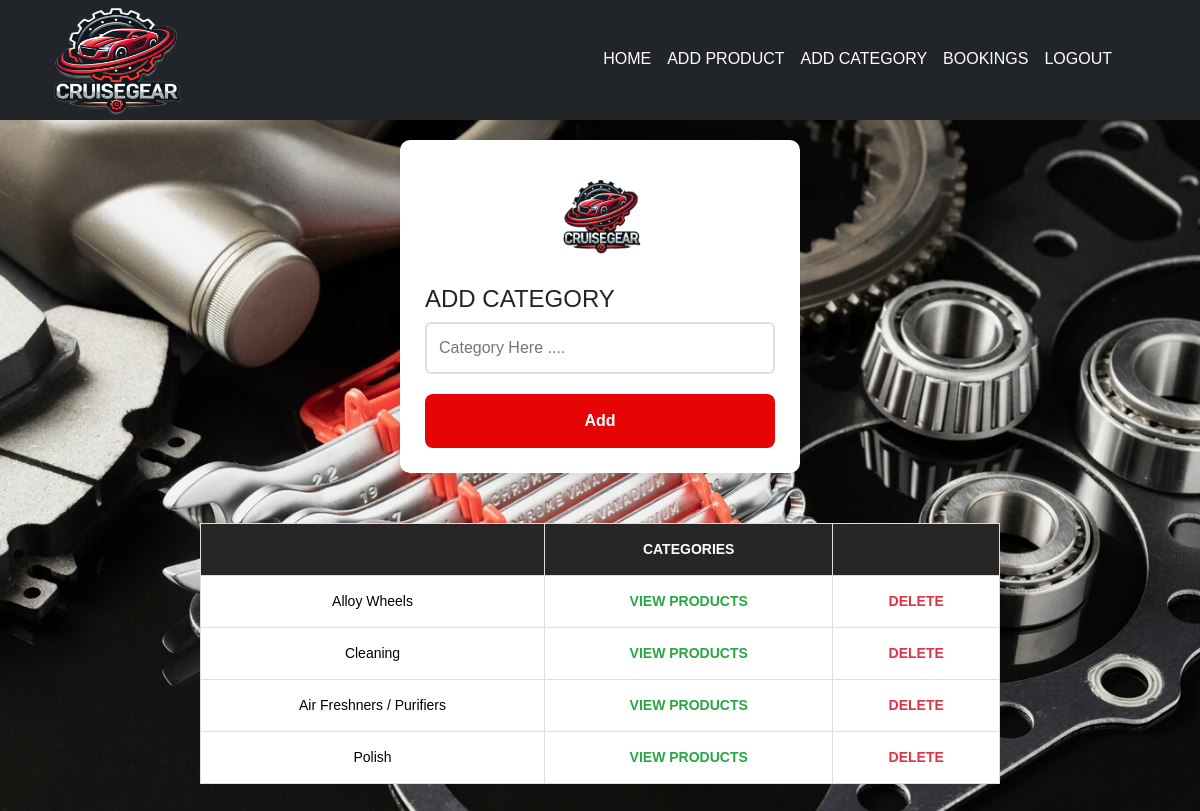
The page /cat on the database its author committed.
### app/models.py (models this page shows)
class category(models.Model):
    categories=models.TextField()

### app/views.py (the view)
# urls.py: path('cat',views.cat),
def cat(req):
    if req.method=="POST":
        categories=req.POST['category']
        data=category.objects.create(categories=categories)
        data.save()
        return redirect(cat)
    else:
        data=category.objects.all()
        return render(req,'shop/category.html',{'data':data})

### templates/shop/category.html (shortened to what this page needs)
<!DOCTYPE html>
<html lang="en">
<head>
    {% load static %}
    <link href="https://cdn.jsdelivr.net/npm/bootstrap@5.3.3/dist/css/bootstrap.min.css" rel="stylesheet">
    <link rel="stylesheet" href="{% static 'addcate.css' %}">
</head>
<body>
    <nav class="navbar navbar-expand-sm bg-dark navbar-dark">
        <div class="container-fluid">
          <img src="../../static/cruisegear2br.png" style="width: 165px;height: 140px;" alt="">
          <div class="collapse navbar-collapse" id="collapsibleNavbar">
            <ul class="navbar-nav ms-auto me-5">
              <li class="nav-item">
                <a class="nav-link fcolor " href="shop_home">HOME</a>
              </li>
              <li class="nav-item">
                <a class="nav-link fcolor" href="add_product">ADD PRODUCT</a>
              </li>
              <li class="nav-item">
                <a class="nav-link fcolor" href="cat">ADD CATEGORY</a>
              </li>
              <li class="nav-item">
                <a class="nav-link fcolor" href="../bookings">BOOKINGS</a>
              </li>
              <li class="nav-item">
                <a class="nav-link fcolor" href="logout">LOGOUT</a>
              </li>
            </ul>
          </div>
        </div>
    </nav>
    <form action="" method="post" style="margin-top: 20px;">
      <img src="../../static/cruisegear2br.png" class="logo1" alt="Logo">
      <h4>ADD CATEGORY</h4>
        <input type="text" name="category" id="cid" placeholder="Category Here ....">
        <input type="submit" value="Add">
    </form>
    <table class="table table-hover mt-5 mb-5 mx-auto">
        <thead>
            <tr>
                <th scope="col"></th>
                <th scope="col">CATEGORIES</th>
                <th scope="col"></th>
            </tr>
        </thead>
        <tbody>
            {% for i in data %}
            <tr>
                <td>{{ i.categories }}</td>
                <td><a href="view_products/{{i.pk }}">view products</a></td>
                <td><a href="delete_category/{{ i.pk }}">Delete</a></td>
            </tr>
            {% endfor %}
        </tbody>
    </table>
</body>
</html>

### static/addcate.css (style rules this page uses)
body { background: url('bgbgbg.jpg') no-repeat center center fixed; background-size: cover; font-family: 'Arial', sans-serif; margin: 0; padding: 0; padding-top: 120px; }
.navbar { width: 100%; height: 120px; background-color: #333; position: fixed; top: 0; left: 0; z-index: 1000; display: flex; justify-content: center; align-items: center; color: white; text-align: center; border-bottom: 2px solid rgb(39, 37, 38); padding: 20px; }
.logo1 { height: 100px; width: auto; margin-bottom: 20px; display: block; margin-left: auto; margin-right: auto; }
form { max-width: 400px; margin-top: 30px; padding: 25px; background-color: #fff; border-radius: 10px; box-shadow: 0 4px 12px rgba(0, 0, 0, 0.1); margin: 50px auto; }
input[type="text"] { width: 100%; padding: 12px; margin-bottom: 20px; border: 2px solid #ddd; border-radius: 6px; font-size: 16px; }
input[type="submit"] { width: 100%; padding: 15px; background-color: rgb(230, 4, 4); color: #fff; border: none; border-radius: 8px; font-size: 16px; cursor: pointer; transition: background-color 0.3s ease; font-weight: bold; }
.table { max-width: 800px; width: 90%; margin: 30px auto; border-collapse: collapse; }
.table th, .table td { padding: 15px; text-align: center; border: 1px solid #ddd; font-size: 14px; }
.table th { background-color: rgb(39, 37, 38); color: white; font-weight: bold; }
a { color: rgb(39, 37, 38); text-decoration: none; font-weight: bold; text-transform: uppercase; }
a[href*="view_products"] { color: #28a745; }
a[href*="delete_category"] { color: #dc3545; }
.fcolor { color: white; }

### rows shown on the page
category: categories "Alloy Wheels"
category: categories "Cleaning"
category: categories "Air Freshners / Purifiers"
category: categories "Polish"
